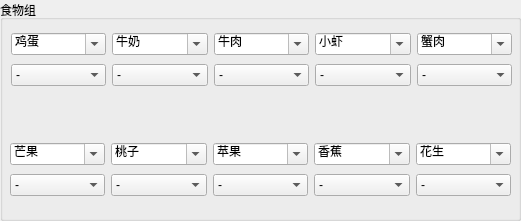
  <widget class="QGroupBox" name="groupBox_3">
   <property name="geometry">
    <rect>
     <x>730</x>
     <y>310</y>
     <width>521</width>
     <height>221</height>
    </rect>
   </property>
   <property name="title">
    <string>食物组</string>
   </property>
   <widget class="QWidget" name="layoutWidget">
    <property name="geometry">
     <rect>
      <x>11</x>
      <y>30</y>
      <width>501</width>
      <height>60</height>
     </rect>
    </property>
    <layout class="QHBoxLayout" name="horizontalLayout_6">
     <item>
      <layout class="QVBoxLayout" name="verticalLayout">
       <item>
        <widget class="QComboBox" name="exp_0">
         <property name="editable">
          <bool>true</bool>
         </property>
         <item>
          <property name="text">
           <string>鸡蛋</string>
          </property>
         </item>
         <item>
          <property name="text">
           <string>牛奶</string>
          </property>
         </item>
         <item>
          <property name="text">
           <string>牛肉</string>
          </property>
         </item>
         <item>
          <property name="text">
           <string>小虾</string>
          </property>
         </item>
         <item>
          <property name="text">
           <string>蟹肉</string>
          </property>
         </item>
         <item>
          <property name="text">
           <string>芒果</string>
          </property>
         </item>
         <item>
          <property name="text">
           <string>桃子</string>
          </property>
         </item>
         <item>
          <property name="text">
           <string>苹果</string>
          </property>
         </item>
         <item>
          <property name="text">
           <string>香蕉</string>
          </property>
         </item>
         <item>
          <property name="text">
           <string>花生</string>
          </property>
         </item>
        </widget>
       </item>
       <item>
        <widget class="QComboBox" name="res_0">
         <item>
          <property name="text">
           <string>-</string>
          </property>
         </item>
         <item>
          <property name="text">
           <string>+</string>
          </property>
         </item>
         <item>
          <property name="text">
           <string>++</string>
          </property>
         </item>
         <item>
          <property name="text">
           <string>+++</string>
          </property>
         </item>
         <item>
          <property name="text">
           <string>++++</string>
          </property>
         </item>
        </widget>
       </item>
      </layout>
     </item>
     <item>
      <layout class="QVBoxLayout" name="verticalLayout_2">
       <item>
        <widget class="QComboBox" name="exp_1">
         <property name="editable">
          <bool>true</bool>
         </property>
         <item>
          <property name="text">
           <string>牛奶</string>
          </property>
         </item>
         <item>
          <property name="text">
           <string>鸡蛋</string>
          </property>
         </item>
         <item>
          <property name="text">
           <string>牛肉</string>
          </property>
         </item>
         <item>
          <property name="text">
           <string>小虾</string>
          </property>
         </item>
         <item>
          <property name="text">
           <string>蟹肉</string>
          </property>
         </item>
         <item>
          <property name="text">
           <string>芒果</string>
          </property>
         </item>
         <item>
          <property name="text">
           <string>桃子</string>
          </property>
         </item>
         <item>
          <property name="text">
           <string>苹果</string>
          </property>
         </item>
         <item>
          <property name="text">
           <string>香蕉</string>
          </property>
         </item>
         <item>
          <property name="text">
           <string>花生</string>
          </property>
         </item>
        </widget>
       </item>
       <item>
        <widget class="QComboBox" name="res_1">
         <item>
          <property name="text">
           <string>-</string>
          </property>
         </item>
         <item>
          <property name="text">
           <string>+</string>
          </property>
         </item>
         <item>
          <property name="text">
           <string>++</string>
          </property>
         </item>
         <item>
          <property name="text">
           <string>+++</string>
          </property>
         </item>
         <item>
          <property name="text">
           <string>++++</string>
          </property>
         </item>
        </widget>
       </item>
      </layout>
     </item>
     <item>
      <layout class="QVBoxLayout" name="verticalLayout_3">
       <item>
        <widget class="QComboBox" name="exp_2">
         <property name="editable">
          <bool>true</bool>
         </property>
         <item>
          <property name="text">
           <string>牛肉</string>
          </property>
         </item>
         <item>
          <property name="text">
           <string>鸡蛋</string>
          </property>
         </item>
         <item>
          <property name="text">
           <string>牛奶</string>
          </property>
         </item>
         <item>
          <property name="text">
           <string>小虾</string>
          </property>
         </item>
         <item>
          <property name="text">
           <string>蟹肉</string>
          </property>
         </item>
         <item>
          <property name="text">
           <string>芒果</string>
          </property>
         </item>
         <item>
          <property name="text">
           <string>桃子</string>
          </property>
         </item>
         <item>
          <property name="text">
           <string>苹果</string>
          </property>
         </item>
         <item>
          <property name="text">
           <string>香蕉</string>
          </property>
         </item>
         <item>
          <property name="text">
           <string>花生</string>
          </property>
         </item>
        </widget>
       </item>
       <item>
        <widget class="QComboBox" name="res_2">
         <item>
          <property name="text">
           <string>-</string>
          </property>
         </item>
         <item>
          <property name="text">
           <string>+</string>
          </property>
         </item>
         <item>
          <property name="text">
           <string>++</string>
          </property>
         </item>
         <item>
          <property name="text">
           <string>+++</string>
          </property>
         </item>
         <item>
          <property name="text">
           <string>++++</string>
          </property>
         </item>
        </widget>
       </item>
      </layout>
     </item>
     <item>
      <layout class="QVBoxLayout" name="verticalLayout_4">
       <item>
        <widget class="QComboBox" name="exp_3">
         <property name="editable">
          <bool>true</bool>
         </property>
         <item>
          <property name="text">
           <string>小虾</string>
          </property>
         </item>
         <item>
          <property name="text">
           <string>鸡蛋</string>
          </property>
         </item>
         <item>
          <property name="text">
           <string>牛奶</string>
          </property>
         </item>
         <item>
          <property name="text">
           <string>牛肉</string>
          </property>
         </item>
         <item>
          <property name="text">
           <string>蟹肉</string>
          </property>
         </item>
         <item>
          <property name="text">
           <string>芒果</string>
          </property>
         </item>
         <item>
          <property name="text">
           <string>桃子</string>
          </property>
         </item>
         <item>
          <property name="text">
           <string>苹果</string>
          </property>
         </item>
         <item>
          <property name="text">
           <string>香蕉</string>
          </property>
         </item>
         <item>
          <property name="text">
           <string>花生</string>
          </property>
         </item>
        </widget>
       </item>
       <item>
        <widget class="QComboBox" name="res_3">
         <item>
          <property name="text">
           <string>-</string>
          </property>
         </item>
         <item>
          <property name="text">
           <string>+</string>
          </property>
         </item>
         <item>
          <property name="text">
           <string>++</string>
          </property>
         </item>
         <item>
          <property name="text">
           <string>+++</string>
          </property>
         </item>
         <item>
          <property name="text">
           <string>++++</string>
          </property>
         </item>
        </widget>
       </item>
      </layout>
     </item>
     <item>
      <layout class="QVBoxLayout" name="verticalLayout_5">
       <item>
        <widget class="QComboBox" name="exp_4">
         <property name="editable">
          <bool>true</bool>
         </property>
         <item>
          <property name="text">
           <string>蟹肉</string>
          </property>
         </item>
         <item>
          <property name="text">
           <string>鸡蛋</string>
          </property>
         </item>
         <item>
          <property name="text">
           <string>牛奶</string>
          </property>
         </item>
         <item>
          <property name="text">
           <string>牛肉</string>
          </property>
         </item>
         <item>
          <property name="text">
           <string>小虾</string>
          </property>
         </item>
         <item>
          <property name="text">
           <string>芒果</string>
          </property>
         </item>
         <item>
          <property name="text">
           <string>桃子</string>
          </property>
         </item>
         <item>
          <property name="text">
           <string>苹果</string>
          </property>
         </item>
         <item>
          <property name="text">
           <string>香蕉</string>
          </property>
         </item>
         <item>
          <property name="text">
           <string>花生</string>
          </property>
         </item>
        </widget>
       </item>
       <item>
        <widget class="QComboBox" name="res_4">
         <item>
          <property name="text">
           <string>-</string>
          </property>
         </item>
         <item>
          <property name="text">
           <string>+</string>
          </property>
         </item>
         <item>
          <property name="text">
           <string>++</string>
          </property>
         </item>
         <item>
          <property name="text">
           <string>+++</string>
          </property>
         </item>
         <item>
          <property name="text">
           <string>++++</string>
          </property>
         </item>
        </widget>
       </item>
      </layout>
     </item>
    </layout>
   </widget>
   <widget class="QWidget" name="layoutWidget_7">
    <property name="geometry">
     <rect>
      <x>10</x>
      <y>140</y>
      <width>501</width>
      <height>60</height>
     </rect>
    </property>
    <layout class="QHBoxLayout" name="horizontalLayout_9">
     <item>
      <layout class="QVBoxLayout" name="verticalLayout_6">
       <item>
        <widget class="QComboBox" name="exp_5">
         <property name="editable">
          <bool>true</bool>
         </property>
         <item>
          <property name="text">
           <string>芒果</string>
          </property>
         </item>
         <item>
          <property name="text">
           <string>鸡蛋</string>
          </property>
         </item>
         <item>
          <property name="text">
           <string>牛奶</string>
          </property>
         </item>
         <item>
          <property name="text">
           <string>牛肉</string>
          </property>
         </item>
         <item>
          <property name="text">
           <string>小虾</string>
          </property>
         </item>
         <item>
          <property name="text">
           <string>蟹肉</string>
          </property>
         </item>
         <item>
          <property name="text">
           <string>桃子</string>
          </property>
         </item>
         <item>
          <property name="text">
           <string>苹果</string>
          </property>
         </item>
         <item>
          <property name="text">
           <string>香蕉</string>
          </property>
         </item>
         <item>
          <property name="text">
           <string>花生</string>
          </property>
         </item>
        </widget>
       </item>
       <item>
        <widget class="QComboBox" name="res_5">
         <item>
          <property name="text">
           <string>-</string>
          </property>
         </item>
         <item>
          <property name="text">
           <string>+</string>
          </property>
         </item>
         <item>
          <property name="text">
           <string>++</string>
          </property>
         </item>
         <item>
          <property name="text">
           <string>+++</string>
          </property>
         </item>
         <item>
          <property name="text">
           <string>++++</string>
          </property>
         </item>
        </widget>
       </item>
      </layout>
     </item>
     <item>
      <layout class="QVBoxLayout" name="verticalLayout_7">
       <item>
        <widget class="QComboBox" name="exp_6">
         <property name="editable">
          <bool>true</bool>
         </property>
         <item>
          <property name="text">
           <string>桃子</string>
          </property>
         </item>
         <item>
          <property name="text">
           <string>鸡蛋</string>
          </property>
         </item>
         <item>
          <property name="text">
           <string>牛奶</string>
          </property>
         </item>
         <item>
          <property name="text">
           <string>牛肉</string>
          </property>
         </item>
         <item>
          <property name="text">
           <string>小虾</string>
          </property>
         </item>
         <item>
          <property name="text">
           <string>蟹肉</string>
          </property>
         </item>
         <item>
          <property name="text">
           <string>芒果</string>
          </property>
         </item>
         <item>
          <property name="text">
           <string>苹果</string>
          </property>
         </item>
         <item>
          <property name="text">
           <string>香蕉</string>
          </property>
         </item>
         <item>
          <property name="text">
           <string>花生</string>
          </property>
         </item>
        </widget>
       </item>
       <item>
        <widget class="QComboBox" name="res_6">
         <item>
          <property name="text">
           <string>-</string>
          </property>
         </item>
         <item>
          <property name="text">
           <string>+</string>
          </property>
         </item>
         <item>
          <property name="text">
           <string>++</string>
          </property>
         </item>
         <item>
          <property name="text">
           <string>+++</string>
          </property>
         </item>
         <item>
          <property name="text">
           <string>++++</string>
          </property>
         </item>
        </widget>
       </item>
      </layout>
     </item>
     <item>
      <layout class="QVBoxLayout" name="verticalLayout_8">
       <item>
        <widget class="QComboBox" name="exp_7">
         <property name="editable">
          <bool>true</bool>
         </property>
         <item>
          <property name="text">
           <string>苹果</string>
          </property>
         </item>
         <item>
          <property name="text">
           <string>鸡蛋</string>
          </property>
         </item>
         <item>
          <property name="text">
           <string>牛奶</string>
          </property>
         </item>
         <item>
          <property name="text">
           <string>牛肉</string>
          </property>
         </item>
         <item>
          <property name="text">
           <string>小虾</string>
          </property>
         </item>
         <item>
          <property name="text">
           <string>蟹肉</string>
          </property>
         </item>
         <item>
          <property name="text">
           <string>芒果</string>
          </property>
         </item>
         <item>
          <property name="text">
           <string>桃子</string>
          </property>
         </item>
         <item>
          <property name="text">
           <string>香蕉</string>
          </property>
         </item>
         <item>
          <property name="text">
           <string>花生</string>
          </property>
         </item>
        </widget>
       </item>
       <item>
        <widget class="QComboBox" name="res_7">
         <item>
          <property name="text">
           <string>-</string>
          </property>
         </item>
         <item>
          <property name="text">
           <string>+</string>
          </property>
         </item>
         <item>
          <property name="text">
           <string>++</string>
          </property>
         </item>
         <item>
          <property name="text">
           <string>+++</string>
          </property>
         </item>
         <item>
          <property name="text">
           <string>++++</string>
          </property>
         </item>
        </widget>
       </item>
      </layout>
     </item>
     <item>
      <layout class="QVBoxLayout" name="verticalLayout_9">
       <item>
        <widget class="QComboBox" name="exp_8">
         <property name="editable">
          <bool>true</bool>
         </property>
         <item>
          <property name="text">
           <string>香蕉</string>
          </property>
         </item>
         <item>
          <property name="text">
           <string>鸡蛋</string>
          </property>
         </item>
         <item>
          <property name="text">
           <string>牛奶</string>
          </property>
         </item>
         <item>
          <property name="text">
           <string>牛肉</string>
          </property>
         </item>
         <item>
          <property name="text">
           <string>小虾</string>
          </property>
         </item>
         <item>
          <property name="text">
           <string>蟹肉</string>
          </property>
         </item>
         <item>
          <property name="text">
           <string>芒果</string>
          </property>
         </item>
         <item>
          <property name="text">
           <string>桃子</string>
          </property>
         </item>
         <item>
          <property name="text">
           <string>苹果</string>
          </property>
         </item>
         <item>
          <property name="text">
           <string>花生</string>
          </property>
         </item>
        </widget>
       </item>
       <item>
        <widget class="QComboBox" name="res_8">
         <item>
          <property name="text">
           <string>-</string>
          </property>
         </item>
         <item>
          <property name="text">
           <string>+</string>
          </property>
         </item>
         <item>
          <property name="text">
           <string>++</string>
          </property>
         </item>
         <item>
          <property name="text">
           <string>+++</string>
          </property>
         </item>
         <item>
          <property name="text">
           <string>++++</string>
          </property>
         </item>
        </widget>
       </item>
      </layout>
     </item>
     <item>
      <layout class="QVBoxLayout" name="verticalLayout_10">
       <item>
        <widget class="QComboBox" name="exp_9">
         <property name="editable">
          <bool>true</bool>
         </property>
         <item>
          <property name="text">
           <string>花生</string>
          </property>
         </item>
         <item>
          <property name="text">
           <string>鸡蛋</string>
          </property>
         </item>
         <item>
          <property name="text">
           <string>牛奶</string>
          </property>
         </item>
         <item>
          <property name="text">
           <string>牛肉</string>
          </property>
         </item>
         <item>
          <property name="text">
           <string>小虾</string>
          </property>
         </item>
         <item>
          <property name="text">
           <string>蟹肉</string>
          </property>
         </item>
         <item>
          <property name="text">
           <string>芒果</string>
          </property>
         </item>
         <item>
          <property name="text">
           <string>桃子</string>
          </property>
         </item>
         <item>
          <property name="text">
           <string>苹果</string>
          </property>
         </item>
         <item>
          <property name="text">
           <string>香蕉</string>
          </property>
         </item>
        </widget>
       </item>
       <item>
        <widget class="QComboBox" name="res_9">
         <item>
          <property name="text">
           <string>-</string>
          </property>
         </item>
         <item>
          <property name="text">
           <string>+</string>
          </property>
         </item>
         <item>
          <property name="text">
           <string>++</string>
          </property>
         </item>
         <item>
          <property name="text">
           <string>+++</string>
          </property>
         </item>
         <item>
          <property name="text">
           <string>++++</string>
          </property>
         </item>
        </widget>
       </item>
      </layout>
     </item>
    </layout>
   </widget>
  </widget>
